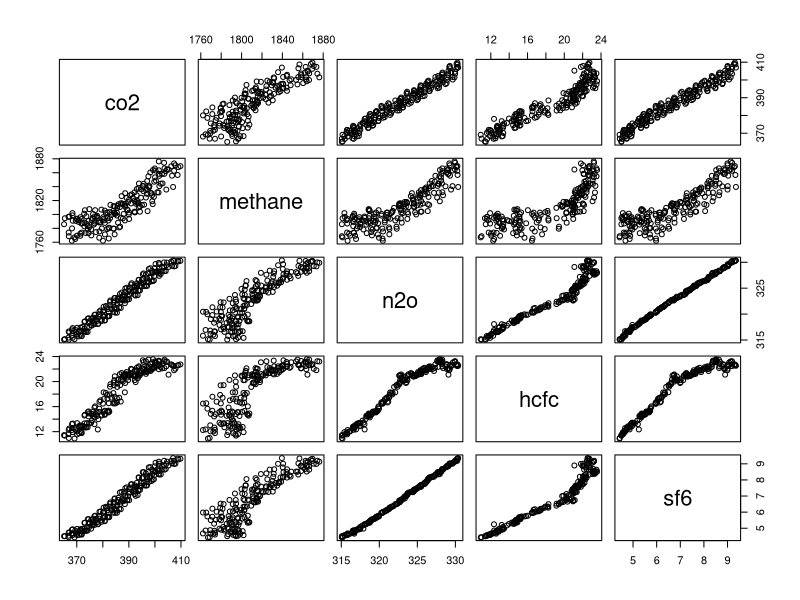

Source code (R):
# Sam Tenney
# Climate 2

# From climate.R
# NASA temperature data
temp_full <- read.table(text = '
Year   Jan  Feb  Mar  Apr  May  Jun  Jul  Aug  Sep  Oct  Nov  Dec    J-D D-N    DJF  MAM  JJA  SON  Year
1969   -10  -14    1   18   19    5   -2    3    9   13   13   28      7   3    -12   13    2   11  1969
1970     9   22    8    9   -4   -2   -2   -9   11    6    2  -12      3   7     20    4   -4    6  1970
1971    -2  -19  -17   -8   -5  -19  -11   -3   -4   -6   -5   -9     -9  -9    -11  -10  -11   -5  1971
1972   -24  -16    2    0   -4    6    1   17    2    9    4   19      1  -1    -16    0    8    5  1972
1973    29   31   27   26   25   18   10    3   10   14    6   -6     16  18     26   26   10   10  1973
1974   -15  -29   -6  -12   -2   -6   -5   11  -11   -8   -7   -9     -8  -8    -16   -7    0   -9  1974
1975     7    6   13    5   16    0   -1  -19   -3   -9  -16  -17     -2  -1      1   11   -7   -9  1975
1976    -1   -6  -21   -8  -24  -16  -10  -15   -9  -26   -4   10    -11 -13     -8  -18  -13  -13  1976
1977    19   22   25   28   30   24   20   16    0    2   17    3     17  18     17   27   20    7  1977
1978     6   14   21   15    6   -2    3  -17    6    0   16   10      6   6      8   14   -5    7  1978
1979    12  -10   18   13    5   13    2   14   25   24   28   47     16  13      4   12   10   26  1979
1980    30   42   30   33   36   17   28   23   19   18   29   19     27  29     40   33   23   22  1980
1981    55   41   49   31   24   32   34   32   17   14   24   43     33  31     38   35   33   18  1981
1982    10   15   -1   10   16    5   13    7   14   13   15   43     13  13     23    8    8   14  1982
1983    52   40   42   31   36   20   17   33   39   16   32   17     31  33     45   36   23   29  1983
1984    30   17   29    8   33    5   17   16   21   16    6   -5     16  18     21   23   13   14  1984
1985    22   -7   17   11   17   17   -1   14   15   11    8   15     12  10      3   15   10   11  1985
1986    28   39   27   24   24   11   11   12    0   13   11   16     18  18     27   25   11    8  1986
1987    36   45   16   22   25   37   45   28   39   32   25   48     33  31     33   21   37   32  1987
1988    57   43   51   45   44   43   34   47   41   40   12   33     41  42     49   47   41   31  1988
1989    15   35   37   33   17   15   33   37   37   32   20   38     29  29     28   29   28   30  1989
1990    40   41   76   55   46   38   43   30   29   41   45   41     44  44     40   59   37   38  1990
1991    40   49   35   52   37   53   47   39   48   30   31   32     41  42     43   41   46   36  1991
1992    44   41   47   23   32   25   11    7   -1    9    3   21     22  23     39   34   14    4  1992
1993    37   38   36   26   27   25   28   13   10   22    6   16     24  24     32   30   22   13  1993
1994    27    2   26   40   28   42   30   21   29   41   46   36     31  29     15   31   31   39  1994
1995    51   78   45   47   26   41   47   45   32   47   45   28     44  45     55   39   44   41  1995
1996    25   48   32   36   26   25   35   48   25   19   41   40     33  32     34   31   36   28  1996
1997    31   38   53   36   35   53   34   41   53   62   64   59     47  45     36   41   43   60  1997
1998    60   90   63   63   69   77   68   66   42   44   49   56     62  62     69   65   70   45  1998
1999    48   65   34   32   31   37   37   31   41   39   38   43     40  41     56   32   35   39  1999
2000    24   56   57   57   36   41   38   42   40   28   32   29     40  41     41   50   40   33  2000
2001    42   44   56   51   56   54   60   48   54   51   70   56     53  51     38   54   54   58  2001
2002    75   75   90   56   63   55   61   53   62   55   58   44     62  63     69   70   56   58  2002
2003    73   55   57   53   60   47   53   65   64   74   52   73     61  58     57   57   55   64  2003
2004    58   72   64   63   38   43   24   43   50   64   70   51     53  55     68   55   37   61  2004
2005    72   57   69   66   63   66   63   60   74   76   71   65     67  66     60   66   63   74  2005
2006    56   69   62   50   46   64   52   70   61   67   70   73     62  61     63   52   62   66  2006
2007    95   70   69   73   66   58   60   57   59   57   55   46     64  66     79   69   58   57  2007
2008    23   34   72   51   47   45   58   43   62   63   64   53     51  51     34   57   49   63  2008
2009    61   51   51   58   64   64   69   65   67   63   76   65     63  62     55   58   66   69  2009
2010    73   79   91   85   73   62   59   62   59   68   77   46     70  71     72   83   61   68  2010
2011    48   50   62   62   50   57   71   71   54   62   55   53     58  57     48   58   66   57  2011
2012    44   47   55   67   74   62   53   61   72   74   73   52     61  61     48   66   59   73  2012
2013    66   55   65   53   57   65   57   66   77   67   78   65     64  63     57   58   63   74  2013
2014    73   51   76   76   85   66   55   81   88   81   66   78     73  72     63   79   67   78  2014
2015    81   86   90   74   75   79   71   78   81  107  102  110     86  83     82   80   76   97  2015
2016   115  134  130  107   91   77   82  100   87   89   90   83     99 101    119  109   86   89  2016
2017    97  112  112   92   88   69   82   86   75   87   85   88     89  89     97   97   79   82  2017
                        ', header = TRUE, sep = "")

# Make each row a month
temp_full <- temp_full[, 1:13] # Filters out columns so dataset just has Year and the months
dim(temp_full)
newtemp <- data.frame(temp=matrix(t(temp_full[2:13]), ncol = 1))
newtemp$month <- rep(1:12, 49)
newtemp$year <- rep(1969:2017, each=12)

# CO2 data found at: ftp://aftp.cmdl.noaa.gov/data/trace_gases/co2/flask/surface/co2_mlo_surface-flask_1_ccgg_month.txt
co2_full <- read.table(text = '
site year month co2
MLO 1969  8   322.51
MLO 1969  9   321.36
MLO 1969 10   320.74
MLO 1969 11   321.98
MLO 1969 12   323.78
MLO 1970  1   325.13
MLO 1970  2   325.54
MLO 1970  3   325.67
MLO 1970  4   326.58
MLO 1970  5   327.68
MLO 1970  6   327.30
MLO 1970  7   326.13
MLO 1970  8   324.91
MLO 1970  9   322.98
MLO 1970 10   322.65
MLO 1970 11   324.04
MLO 1970 12   325.54
MLO 1976  7   332.30
MLO 1976  8   331.04
MLO 1976  9   329.67
MLO 1976 10   329.33
MLO 1976 11   330.47
MLO 1976 12   331.97
MLO 1977  1   332.77
MLO 1977  2   333.10
MLO 1977  3   334.08
MLO 1977  4   335.78
MLO 1977  5   336.49
MLO 1977  6   335.96
MLO 1977  7   334.64
MLO 1977  8   332.31
MLO 1977  9   330.66
MLO 1977 10   330.55
MLO 1977 11   331.72
MLO 1977 12   333.74
MLO 1978  1   335.17
MLO 1978  2   335.78
MLO 1978  3   336.69
MLO 1978  4   337.76
MLO 1978  5   338.01
MLO 1978  6   337.57
MLO 1978  7   336.17
MLO 1978  8   333.89
MLO 1978  9   332.18
MLO 1978 10   332.20
MLO 1978 11   333.24
MLO 1978 12   334.64
MLO 1979  1   336.11
MLO 1979  2   337.20
MLO 1979  3   338.50
MLO 1979  4   339.00
MLO 1979  5   338.93
MLO 1979  6   338.97
MLO 1979  7   337.78
MLO 1979  8   335.57
MLO 1979  9   333.95
MLO 1979 10   334.41
MLO 1979 11   335.66
MLO 1979 12   336.81
MLO 1980  1   338.88
MLO 1980  2   340.17
MLO 1980  3   341.33
MLO 1980  4   342.82
MLO 1980  5   342.90
MLO 1980  6   341.74
MLO 1980  7   339.16
MLO 1980  8   337.04
MLO 1980  9   336.60
MLO 1980 10   336.60
MLO 1980 11   337.55
MLO 1980 12   339.18
MLO 1981  1   340.41
MLO 1981  2   341.39
MLO 1981  3   342.33
MLO 1981  4   343.35
MLO 1981  5   343.56
MLO 1981  6   342.34
MLO 1981  7   340.40
MLO 1981  8   338.67
MLO 1981  9   337.37
MLO 1981 10   337.53
MLO 1981 11   338.88
MLO 1981 12   340.21
MLO 1982  1   341.10
MLO 1982  2   341.99
MLO 1982  3   343.03
MLO 1982  4   343.82
MLO 1982  5   343.76
MLO 1982  6   342.87
MLO 1982  7   341.47
MLO 1982  8   339.26
MLO 1982  9   337.32
MLO 1982 10   337.64
MLO 1982 11   339.04
MLO 1982 12   340.65
MLO 1983  1   341.96
MLO 1983  2   342.37
MLO 1983  3   343.11
MLO 1983  4   345.12
MLO 1983  5   346.09
MLO 1983  6   345.30
MLO 1983  7   343.53
MLO 1983  8   341.20
MLO 1983  9   339.77
MLO 1983 10   339.98
MLO 1983 11   341.14
MLO 1983 12   342.73
MLO 1984  1   343.94
MLO 1984  2   344.59
MLO 1984  3   345.52
MLO 1984  4   346.81
MLO 1984  5   347.38
MLO 1984  6   346.62
MLO 1984  7   345.10
MLO 1984  8   342.86
MLO 1984  9   341.29
MLO 1984 10   341.70
MLO 1984 11   343.01
MLO 1984 12   343.91
MLO 1985  1   344.60
MLO 1985  2   345.65
MLO 1985  3   346.86
MLO 1985  4   347.80
MLO 1985  5   348.57
MLO 1985  6   348.19
MLO 1985  7   346.22
MLO 1985  8   343.94
MLO 1985  9   342.83
MLO 1985 10   342.87
MLO 1985 11   344.05
MLO 1985 12   345.31
MLO 1986  1   346.10
MLO 1986  2   346.62
MLO 1986  3   347.69
MLO 1986  4   349.29
MLO 1986  5   349.94
MLO 1986  6   349.06
MLO 1986  7   347.06
MLO 1986  8   345.26
MLO 1986  9   344.05
MLO 1986 10   343.81
MLO 1986 11   345.37
MLO 1986 12   346.84
MLO 1987  1   347.51
MLO 1987  2   348.25
MLO 1987  3   349.26
MLO 1987  4   350.75
MLO 1987  5   351.77
MLO 1987  6   351.40
MLO 1987  7   349.62
MLO 1987  8   347.48
MLO 1987  9   346.45
MLO 1987 10   346.81
MLO 1987 11   348.11
MLO 1987 12   349.42
MLO 1988  1   350.28
MLO 1988  2   351.35
MLO 1988  3   352.52
MLO 1988  4   353.72
MLO 1988  5   354.35
MLO 1988  6   353.83
MLO 1988  7   352.34
MLO 1988  8   350.12
MLO 1988  9   348.77
MLO 1988 10   349.12
MLO 1988 11   350.14
MLO 1988 12   351.61
MLO 1989  1   352.74
MLO 1989  2   353.14
MLO 1989  3   353.96
MLO 1989  4   355.54
MLO 1989  5   356.16
MLO 1989  6   355.45
MLO 1989  7   354.00
MLO 1989  8   351.38
MLO 1989  9   349.51
MLO 1989 10   349.90
MLO 1989 11   351.53
MLO 1989 12   352.88
MLO 1990  1   354.02
MLO 1990  2   355.11
MLO 1990  3   355.90
MLO 1990  4   356.71
MLO 1990  5   357.17
MLO 1990  6   356.32
MLO 1990  7   354.53
MLO 1990  8   352.44
MLO 1990  9   351.21
MLO 1990 10   351.52
MLO 1990 11   353.10
MLO 1990 12   354.66
MLO 1991  1   355.24
MLO 1991  2   356.10
MLO 1991  3   357.54
MLO 1991  4   358.68
MLO 1991  5   359.34
MLO 1991  6   358.27
MLO 1991  7   355.86
MLO 1991  8   353.82
MLO 1991  9   352.42
MLO 1991 10   352.53
MLO 1991 11   354.00
MLO 1991 12   355.44
MLO 1992  1   356.64
MLO 1992  2   357.29
MLO 1992  3   358.12
MLO 1992  4   359.17
MLO 1992  5   359.94
MLO 1992  6   359.48
MLO 1992  7   357.17
MLO 1992  8   355.02
MLO 1992  9   353.69
MLO 1992 10   353.56
MLO 1992 11   354.63
MLO 1992 12   355.97
MLO 1993  1   356.81
MLO 1993  2   357.39
MLO 1993  3   358.25
MLO 1993  4   359.56
MLO 1993  5   360.47
MLO 1993  6   359.69
MLO 1993  7   357.74
MLO 1993  8   355.54
MLO 1993  9   353.84
MLO 1993 10   354.20
MLO 1993 11   355.41
MLO 1993 12   356.90
MLO 1994  1   358.28
MLO 1994  2   358.86
MLO 1994  3   359.68
MLO 1994  4   361.04
MLO 1994  5   361.73
MLO 1994  6   360.83
MLO 1994  7   358.93
MLO 1994  8   356.94
MLO 1994  9   355.33
MLO 1994 10   355.55
MLO 1994 11   357.49
MLO 1994 12   359.57
MLO 1995  1   360.24
MLO 1995  2   360.62
MLO 1995  3   361.82
MLO 1995  4   362.93
MLO 1995  5   363.63
MLO 1995  6   363.27
MLO 1995  7   361.36
MLO 1995  8   359.17
MLO 1995  9   358.04
MLO 1995 10   358.09
MLO 1995 11   359.44
MLO 1995 12   361.01
MLO 1996  1   362.10
MLO 1996  2   363.20
MLO 1996  3   364.18
MLO 1996  4   364.81
MLO 1996  5   365.35
MLO 1996  6   365.13
MLO 1996  7   363.51
MLO 1996  8   361.13
MLO 1996  9   359.30
MLO 1996 10   359.38
MLO 1996 11   360.92
MLO 1996 12   362.02
MLO 1997  1   363.07
MLO 1997  2   363.89
MLO 1997  3   364.91
MLO 1997  4   366.56
MLO 1997  5   366.67
MLO 1997  6   365.49
MLO 1997  7   364.09
MLO 1997  8   362.16
MLO 1997  9   360.50
MLO 1997 10   360.71
MLO 1997 11   362.52
MLO 1997 12   364.15
MLO 1998  1   365.26
MLO 1998  2   366.04
MLO 1998  3   367.12
MLO 1998  4   368.65
MLO 1998  5   369.39
MLO 1998  6   368.98
MLO 1998  7   367.74
MLO 1998  8   365.74
MLO 1998  9   364.13
MLO 1998 10   364.14
MLO 1998 11   365.60
MLO 1998 12   367.52
MLO 1999  1   368.36
MLO 1999  2   368.63
MLO 1999  3   369.76
MLO 1999  4   370.89
MLO 1999  5   370.89
MLO 1999  6   370.42
MLO 1999  7   369.14
MLO 1999  8   366.95
MLO 1999  9   365.12
MLO 1999 10   365.43
MLO 1999 11   366.82
MLO 1999 12   368.36
MLO 2000  1   369.62
MLO 2000  2   370.13
MLO 2000  3   370.85
MLO 2000  4   371.81
MLO 2000  5   371.90
MLO 2000  6   371.38
MLO 2000  7   370.07
MLO 2000  8   368.11
MLO 2000  9   366.89
MLO 2000 10   367.14
MLO 2000 11   368.37
MLO 2000 12   369.61
MLO 2001  1   370.73
MLO 2001  2   371.82
MLO 2001  3   372.84
MLO 2001  4   373.69
MLO 2001  5   374.18
MLO 2001  6   373.36
MLO 2001  7   371.35
MLO 2001  8   369.41
MLO 2001  9   368.18
MLO 2001 10   368.45
MLO 2001 11   370.13
MLO 2001 12   371.43
MLO 2002  1   372.18
MLO 2002  2   372.94
MLO 2002  3   373.92
MLO 2002  4   374.80
MLO 2002  5   375.52
MLO 2002  6   375.55
MLO 2002  7   373.86
MLO 2002  8   371.19
MLO 2002  9   369.72
MLO 2002 10   370.45
MLO 2002 11   372.40
MLO 2002 12   373.65
MLO 2003  1   374.63
MLO 2003  2   375.77
MLO 2003  3   376.81
MLO 2003  4   378.08
MLO 2003  5   378.88
MLO 2003  6   378.26
MLO 2003  7   376.52
MLO 2003  8   374.53
MLO 2003  9   372.95
MLO 2003 10   373.13
MLO 2003 11   374.84
MLO 2003 12   376.03
MLO 2004  1   376.85
MLO 2004  2   377.81
MLO 2004  3   379.46
MLO 2004  4   380.74
MLO 2004  5   380.78
MLO 2004  6   379.62
MLO 2004  7   377.37
MLO 2004  8   375.56
MLO 2004  9   374.23
MLO 2004 10   374.54
MLO 2004 11   376.25
MLO 2004 12   377.61
MLO 2005  1   378.58
MLO 2005  2   380.19
MLO 2005  3   381.75
MLO 2005  4   382.15
MLO 2005  5   382.49
MLO 2005  6   382.25
MLO 2005  7   380.80
MLO 2005  8   378.63
MLO 2005  9   376.79
MLO 2005 10   377.05
MLO 2005 11   378.65
MLO 2005 12   380.10
MLO 2006  1   381.22
MLO 2006  2   381.92
MLO 2006  3   382.84
MLO 2006  4   384.73
MLO 2006  5   385.42
MLO 2006  6   384.06
MLO 2006  7   382.29
MLO 2006  8   380.06
MLO 2006  9   378.71
MLO 2006 10   379.11
MLO 2006 11   380.39
MLO 2006 12   381.80
MLO 2007  1   383.26
MLO 2007  2   384.42
MLO 2007  3   385.40
MLO 2007  4   386.49
MLO 2007  5   386.89
MLO 2007  6   386.31
MLO 2007  7   384.54
MLO 2007  8   381.65
MLO 2007  9   380.31
MLO 2007 10   381.16
MLO 2007 11   382.63
MLO 2007 12   384.06
MLO 2008  1   385.53
MLO 2008  2   385.71
MLO 2008  3   385.57
MLO 2008  4   387.05
MLO 2008  5   388.70
MLO 2008  6   388.46
MLO 2008  7   386.66
MLO 2008  8   384.24
MLO 2008  9   382.77
MLO 2008 10   382.91
MLO 2008 11   384.13
MLO 2008 12   385.66
MLO 2009  1   386.97
MLO 2009  2   387.71
MLO 2009  3   388.41
MLO 2009  4   389.34
MLO 2009  5   390.11
MLO 2009  6   389.52
MLO 2009  7   387.70
MLO 2009  8   385.84
MLO 2009  9   384.44
MLO 2009 10   384.60
MLO 2009 11   386.00
MLO 2009 12   387.51
MLO 2010  1   388.59
MLO 2010  2   389.72
MLO 2010  3   391.07
MLO 2010  4   392.60
MLO 2010  5   393.37
MLO 2010  6   392.25
MLO 2010  7   390.09
MLO 2010  8   388.00
MLO 2010  9   386.55
MLO 2010 10   387.21
MLO 2010 11   388.57
MLO 2010 12   390.06
MLO 2011  1   391.56
MLO 2011  2   392.14
MLO 2011  3   392.64
MLO 2011  4   393.69
MLO 2011  5   394.27
MLO 2011  6   393.80
MLO 2011  7   392.35
MLO 2011  8   389.96
MLO 2011  9   388.61
MLO 2011 10   389.16
MLO 2011 11   390.47
MLO 2011 12   392.17
MLO 2012  1   393.00
MLO 2012  2   393.25
MLO 2012  3   394.66
MLO 2012  4   396.56
MLO 2012  5   396.98
MLO 2012  6   395.85
MLO 2012  7   394.26
MLO 2012  8   392.20
MLO 2012  9   390.84
MLO 2012 10   391.10
MLO 2012 11   393.06
MLO 2012 12   394.64
MLO 2013  1   395.66
MLO 2013  2   396.80
MLO 2013  3   397.74
MLO 2013  4   398.70
MLO 2013  5   399.61
MLO 2013  6   399.15
MLO 2013  7   397.19
MLO 2013  8   395.01
MLO 2013  9   393.73
MLO 2013 10   393.87
MLO 2013 11   395.43
MLO 2013 12   397.02
MLO 2014  1   397.91
MLO 2014  2   398.33
MLO 2014  3   399.75
MLO 2014  4   401.64
MLO 2014  5   402.24
MLO 2014  6   401.39
MLO 2014  7   398.96
MLO 2014  8   396.53
MLO 2014  9   395.34
MLO 2014 10   395.67
MLO 2014 11   397.50
MLO 2014 12   399.26
MLO 2015  1   400.05
MLO 2015  2   400.38
MLO 2015  3   401.58
MLO 2015  4   403.68
MLO 2015  5   404.16
MLO 2015  6   402.92
MLO 2015  7   400.93
MLO 2015  8   398.90
MLO 2015  9   397.65
MLO 2015 10   398.23
MLO 2015 11   399.95
MLO 2015 12   401.52
MLO 2016  1   402.72
MLO 2016  2   403.62
MLO 2016  3   405.23
MLO 2016  4   407.35
MLO 2016  5   407.87
MLO 2016  6   406.57
MLO 2016  7   404.37
MLO 2016  8   401.69
MLO 2016  9   400.23
MLO 2016 10   401.48
MLO 2016 11   403.52
MLO 2016 12   404.66
MLO 2017  1   405.54
MLO 2017  2   406.27
MLO 2017  3   407.35
MLO 2017  4   409.01
MLO 2017  5   409.79
MLO 2017  6   408.72
MLO 2017  7   406.97
MLO 2017  8   404.87
MLO 2017  9   403.11
MLO 2017 10   403.44
MLO 2017 11   405.24
MLO 2017 12   406.69
', header = TRUE, sep = "")

# CH4 data found at: ftp://aftp.cmdl.noaa.gov/data/trace_gases/ch4/flask/surface/ch4_mlo_surface-flask_1_ccgg_month.txt 
ch4_full <- read.table(text = '
site year month methane
MLO 1983  5  1639.29
MLO 1983  6  1633.53
MLO 1983  7  1633.18
MLO 1983  8  1631.39
MLO 1983  9  1648.42
MLO 1983 10  1663.75
MLO 1983 11  1658.24
MLO 1983 12  1654.32
MLO 1984  1  1658.97
MLO 1984  2  1656.49
MLO 1984  3  1655.74
MLO 1984  4  1657.69
MLO 1984  5  1649.37
MLO 1984  6  1633.95
MLO 1984  7  1629.70
MLO 1984  8  1643.76
MLO 1984  9  1663.30
MLO 1984 10  1673.72
MLO 1984 11  1676.11
MLO 1984 12  1671.21
MLO 1985  1  1662.44
MLO 1985  2  1665.25
MLO 1985  3  1677.35
MLO 1985  4  1674.25
MLO 1985  5  1665.98
MLO 1985  6  1658.63
MLO 1985  7  1653.47
MLO 1985  8  1653.74
MLO 1985  9  1667.62
MLO 1985 10  1680.79
MLO 1985 11  1679.96
MLO 1985 12  1677.27
MLO 1986  1  1675.09
MLO 1986  2  1666.12
MLO 1986  3  1672.10
MLO 1986  4  1687.75
MLO 1986  5  1685.35
MLO 1986  6  1684.31
MLO 1986  7  1681.99
MLO 1986  8  1669.88
MLO 1986  9  1679.74
MLO 1986 10  1690.42
MLO 1986 11  1691.77
MLO 1986 12  1697.36
MLO 1987  1  1692.00
MLO 1987  2  1689.70
MLO 1987  3  1694.39
MLO 1987  4  1695.56
MLO 1987  5  1694.22
MLO 1987  6  1687.17
MLO 1987  7  1680.58
MLO 1987  8  1678.22
MLO 1987  9  1681.05
MLO 1987 10  1700.84
MLO 1987 11  1715.97
MLO 1987 12  1707.55
MLO 1988  1  1697.68
MLO 1988  2  1700.59
MLO 1988  3  1705.46
MLO 1988  4  1707.57
MLO 1988  5  1705.16
MLO 1988  6  1698.45
MLO 1988  7  1687.23
MLO 1988  8  1691.21
MLO 1988  9  1700.77
MLO 1988 10  1708.26
MLO 1988 11  1719.28
MLO 1988 12  1725.75
MLO 1989  1  1720.86
MLO 1989  2  1712.66
MLO 1989  3  1715.04
MLO 1989  4  1723.46
MLO 1989  5  1724.39
MLO 1989  6  1713.18
MLO 1989  7  1699.85
MLO 1989  8  1706.65
MLO 1989  9  1720.84
MLO 1989 10  1721.99
MLO 1989 11  1726.21
MLO 1989 12  1730.71
MLO 1990  1  1727.94
MLO 1990  2  1728.50
MLO 1990  3  1733.85
MLO 1990  4  1737.54
MLO 1990  5  1734.60
MLO 1990  6  1722.31
MLO 1990  7  1712.69
MLO 1990  8  1718.03
MLO 1990  9  1733.90
MLO 1990 10  1736.92
MLO 1990 11  1741.50
MLO 1990 12  1749.65
MLO 1991  1  1734.87
MLO 1991  2  1731.05
MLO 1991  3  1746.56
MLO 1991  4  1749.59
MLO 1991  5  1747.37
MLO 1991  6  1740.02
MLO 1991  7  1730.92
MLO 1991  8  1722.05
MLO 1991  9  1734.64
MLO 1991 10  1751.77
MLO 1991 11  1750.34
MLO 1991 12  1752.44
MLO 1992  1  1755.62
MLO 1992  2  1750.09
MLO 1992  3  1752.42
MLO 1992  4  1753.28
MLO 1992  5  1744.61
MLO 1992  6  1743.34
MLO 1992  7  1736.27
MLO 1992  8  1725.77
MLO 1992  9  1729.87
MLO 1992 10  1740.78
MLO 1992 11  1755.36
MLO 1992 12  1758.39
MLO 1993  1  1747.88
MLO 1993  2  1745.72
MLO 1993  3  1747.98
MLO 1993  4  1746.75
MLO 1993  5  1749.63
MLO 1993  6  1745.59
MLO 1993  7  1731.91
MLO 1993  8  1732.03
MLO 1993  9  1744.56
MLO 1993 10  1760.24
MLO 1993 11  1768.07
MLO 1993 12  1763.57
MLO 1994  1  1759.89
MLO 1994  2  1752.13
MLO 1994  3  1754.67
MLO 1994  4  1763.81
MLO 1994  5  1755.18
MLO 1994  6  1746.67
MLO 1994  7  1737.41
MLO 1994  8  1734.01
MLO 1994  9  1757.23
MLO 1994 10  1778.62
MLO 1994 11  1781.17
MLO 1994 12  1779.36
MLO 1995  1  1764.55
MLO 1995  2  1757.13
MLO 1995  3  1764.84
MLO 1995  4  1762.94
MLO 1995  5  1762.23
MLO 1995  6  1759.23
MLO 1995  7  1749.36
MLO 1995  8  1751.19
MLO 1995  9  1761.52
MLO 1995 10  1768.91
MLO 1995 11  1768.34
MLO 1995 12  1772.99
MLO 1996  1  1771.36
MLO 1996  2  1770.49
MLO 1996  3  1769.90
MLO 1996  4  1759.10
MLO 1996  5  1755.07
MLO 1996  6  1753.80
MLO 1996  7  1747.17
MLO 1996  8  1745.62
MLO 1996  9  1767.21
MLO 1996 10  1774.69
MLO 1996 11  1769.97
MLO 1996 12  1773.10
MLO 1997  1  1769.96
MLO 1997  2  1768.70
MLO 1997  3  1775.64
MLO 1997  4  1780.64
MLO 1997  5  1776.65
MLO 1997  6  1768.26
MLO 1997  7  1751.52
MLO 1997  8  1750.35
MLO 1997  9  1775.73
MLO 1997 10  1784.89
MLO 1997 11  1784.08
MLO 1997 12  1783.28
MLO 1998  1  1772.27
MLO 1998  2  1766.15
MLO 1998  3  1774.64
MLO 1998  4  1780.41
MLO 1998  5  1781.22
MLO 1998  6  1779.11
MLO 1998  7  1762.52
MLO 1998  8  1757.24
MLO 1998  9  1771.18
MLO 1998 10  1787.42
MLO 1998 11  1798.40
MLO 1998 12  1803.06
MLO 1999  1  1796.37
MLO 1999  2  1784.78
MLO 1999  3  1788.17
MLO 1999  4  1788.41
MLO 1999  5  1773.27
MLO 1999  6  1771.20
MLO 1999  7  1766.99
MLO 1999  8  1768.67
MLO 1999  9  1785.90
MLO 1999 10  1794.49
MLO 1999 11  1796.53
MLO 1999 12  1801.91
MLO 2000  1  1802.08
MLO 2000  2  1793.86
MLO 2000  3  1791.93
MLO 2000  4  1786.87
MLO 2000  5  1773.91
MLO 2000  6  1772.34
MLO 2000  7  1769.45
MLO 2000  8  1762.09
MLO 2000  9  1773.90
MLO 2000 10  1796.97
MLO 2000 11  1798.70
MLO 2000 12  1790.78
MLO 2001  1  1789.20
MLO 2001  2  1793.36
MLO 2001  3  1801.04
MLO 2001  4  1797.35
MLO 2001  5  1783.18
MLO 2001  6  1773.35
MLO 2001  7  1769.24
MLO 2001  8  1764.69
MLO 2001  9  1779.91
MLO 2001 10  1790.89
MLO 2001 11  1793.05
MLO 2001 12  1796.07
MLO 2002  1  1787.41
MLO 2002  2  1782.89
MLO 2002  3  1786.13
MLO 2002  4  1781.94
MLO 2002  5  1778.35
MLO 2002  6  1774.58
MLO 2002  7  1766.39
MLO 2002  8  1766.11
MLO 2002  9  1780.44
MLO 2002 10  1795.44
MLO 2002 11  1801.16
MLO 2002 12  1792.64
MLO 2003  1  1785.93
MLO 2003  2  1791.78
MLO 2003  3  1796.91
MLO 2003  4  1794.96
MLO 2003  5  1786.92
MLO 2003  6  1790.57
MLO 2003  7  1785.31
MLO 2003  8  1773.06
MLO 2003  9  1788.24
MLO 2003 10  1806.05
MLO 2003 11  1807.63
MLO 2003 12  1794.55
MLO 2004  1  1789.80
MLO 2004  2  1797.93
MLO 2004  3  1806.92
MLO 2004  4  1805.51
MLO 2004  5  1787.77
MLO 2004  6  1779.82
MLO 2004  7  1774.58
MLO 2004  8  1769.81
MLO 2004  9  1778.21
MLO 2004 10  1790.72
MLO 2004 11  1800.51
MLO 2004 12  1796.71
MLO 2005  1  1788.48
MLO 2005  2  1796.11
MLO 2005  3  1802.80
MLO 2005  4  1791.28
MLO 2005  5  1780.89
MLO 2005  6  1780.05
MLO 2005  7  1771.30
MLO 2005  8  1766.47
MLO 2005  9  1787.26
MLO 2005 10  1806.12
MLO 2005 11  1803.13
MLO 2005 12  1798.35
MLO 2006  1  1794.46
MLO 2006  2  1785.87
MLO 2006  3  1786.20
MLO 2006  4  1800.62
MLO 2006  5  1798.36
MLO 2006  6  1779.65
MLO 2006  7  1765.35
MLO 2006  8  1762.15
MLO 2006  9  1775.52
MLO 2006 10  1788.46
MLO 2006 11  1791.46
MLO 2006 12  1794.60
MLO 2007  1  1799.19
MLO 2007  2  1802.63
MLO 2007  3  1802.62
MLO 2007  4  1801.64
MLO 2007  5  1795.26
MLO 2007  6  1781.34
MLO 2007  7  1771.37
MLO 2007  8  1778.96
MLO 2007  9  1793.77
MLO 2007 10  1801.88
MLO 2007 11  1803.34
MLO 2007 12  1805.13
MLO 2008  1  1809.45
MLO 2008  2  1803.01
MLO 2008  3  1792.36
MLO 2008  4  1792.10
MLO 2008  5  1796.03
MLO 2008  6  1791.31
MLO 2008  7  1782.39
MLO 2008  8  1779.42
MLO 2008  9  1794.57
MLO 2008 10  1813.66
MLO 2008 11  1811.92
MLO 2008 12  1812.38
MLO 2009  1  1816.15
MLO 2009  2  1814.75
MLO 2009  3  1815.26
MLO 2009  4  1807.05
MLO 2009  5  1802.74
MLO 2009  6  1806.24
MLO 2009  7  1794.24
MLO 2009  8  1788.10
MLO 2009  9  1801.86
MLO 2009 10  1811.50
MLO 2009 11  1814.69
MLO 2009 12  1815.54
MLO 2010  1  1810.91
MLO 2010  2  1817.90
MLO 2010  3  1821.23
MLO 2010  4  1818.00
MLO 2010  5  1816.53
MLO 2010  6  1803.08
MLO 2010  7  1793.49
MLO 2010  8  1800.62
MLO 2010  9  1810.57
MLO 2010 10  1826.33
MLO 2010 11  1830.55
MLO 2010 12  1821.18
MLO 2011  1  1823.70
MLO 2011  2  1819.71
MLO 2011  3  1815.46
MLO 2011  4  1815.99
MLO 2011  5  1811.55
MLO 2011  6  1810.25
MLO 2011  7  1803.07
MLO 2011  8  1799.92
MLO 2011  9  1813.08
MLO 2011 10  1823.81
MLO 2011 11  1827.45
MLO 2011 12  1831.80
MLO 2012  1  1827.56
MLO 2012  2  1819.26
MLO 2012  3  1824.05
MLO 2012  4  1834.89
MLO 2012  5  1829.58
MLO 2012  6  1814.01
MLO 2012  7  1803.90
MLO 2012  8  1804.00
MLO 2012  9  1815.79
MLO 2012 10  1828.91
MLO 2012 11  1836.47
MLO 2012 12  1836.24
MLO 2013  1  1833.34
MLO 2013  2  1836.95
MLO 2013  3  1838.78
MLO 2013  4  1830.34
MLO 2013  5  1825.23
MLO 2013  6  1814.80
MLO 2013  7  1804.78
MLO 2013  8  1813.65
MLO 2013  9  1838.15
MLO 2013 10  1844.51
MLO 2013 11  1840.43
MLO 2013 12  1848.08
MLO 2014  1  1840.72
MLO 2014  2  1831.04
MLO 2014  3  1847.04
MLO 2014  4  1855.55
MLO 2014  5  1844.21
MLO 2014  6  1831.50
MLO 2014  7  1818.95
MLO 2014  8  1824.30
MLO 2014  9  1841.04
MLO 2014 10  1844.03
MLO 2014 11  1854.78
MLO 2014 12  1863.88
MLO 2015  1  1853.42
MLO 2015  2  1848.70
MLO 2015  3  1858.36
MLO 2015  4  1866.28
MLO 2015  5  1862.21
MLO 2015  6  1844.58
MLO 2015  7  1831.97
MLO 2015  8  1827.56
MLO 2015  9  1840.38
MLO 2015 10  1860.36
MLO 2015 11  1866.16
MLO 2015 12  1863.48
MLO 2016  1  1858.25
MLO 2016  2  1858.35
MLO 2016  3  1864.57
MLO 2016  4  1873.35
MLO 2016  5  1870.74
MLO 2016  6  1855.72
MLO 2016  7  1835.74
MLO 2016  8  1840.71
MLO 2016  9  1863.16
MLO 2016 10  1876.20
MLO 2016 11  1874.30
MLO 2016 12  1864.87
MLO 2017  1  1870.49
MLO 2017  2  1869.30
MLO 2017  3  1862.79
MLO 2017  4  1867.97
MLO 2017  5  1869.48
MLO 2017  6  1856.73
MLO 2017  7  1839.51
MLO 2017  8  1839.46
MLO 2017  9  1862.77
MLO 2017 10  1882.64
MLO 2017 11  1885.28
MLO 2017 12  1879.49'
, header = TRUE, sep = "")

# Merge the datasets and clean up
climate <- merge(merge(newtemp,co2_full, by = c("year", "month"), all.x=TRUE), ch4_full, by=c("year", "month"), all.x=TRUE)
climate <- subset(climate, !is.na(site.x) & !is.na(site.y))
climate <- climate[, c("year", "month", "temp", "co2", "methane")]

# Add columns to climate
# Monthly Atmospheric N2O Concentration in ppb (1999-present)
n2o <- read.table(header = TRUE, text="
year month n2o sd n
1999       7    315.16      0.33    546
1999       8    315.07      0.29    643
1999       9    315.08      0.27    473
1999      10    315.17      0.26    615
1999      11    315.46      0.28    569
1999      12    315.41      0.41    380
2000       1    315.55      0.41    542
2000       2    315.78      0.42    591
2000       3    315.70      0.39    728
2000       4    315.79      0.41    676
2000       5    315.76      0.40    636
2000       6    316.03      0.38    529
2000       7    316.17      0.37    558
2000       8    315.83      0.36    161
2000       9    316.64      0.30    211
2000      10    316.48      0.31    677
2000      11    316.71      0.60    138
2000      12    316.53      0.64    632
2001       1    316.62      0.70    430
2001       2    316.71      0.73    648
2001       3    316.69      0.81    728
2001       4    316.53      0.68    691
2001       5    316.57      0.57    739
2001       6    316.66      0.85    346
2001       7    316.82      0.58    635
2001       8    316.94      0.63    724
2001       9    317.05      0.62    708
2001      10    317.30      0.82    668
2001      11    317.36      0.74    621
2001      12    317.39      0.73    630
2002       1    317.51      0.68    669
2002       2    317.17      0.75    654
2002       3    317.50      0.90    646
2002       4    317.48      0.93    674
2002       5    317.91      0.81    282
2002       6     nan        nan       0
2002       7     nan        nan       0
2002       8     nan        nan       0
2002       9    317.49      0.46    141
2002      10    317.71      0.32    668
2002      11    317.82      0.31    670
2002      12    317.77      0.26    691
2003       1    317.90      0.25    659
2003       2    317.79      0.23    634
2003       3    318.05      0.25    735
2003       4    318.07      0.24    674
2003       5    318.17      0.23    716
2003       6    318.18      0.25    673
2003       7    318.29      0.27    684
2003       8    318.34      0.31    675
2003       9    318.51      0.30    650
2003      10    318.60      0.31    676
2003      11    318.61      0.24    693
2003      12    318.64      0.24    716
2004       1    318.76      0.24    723
2004       2    318.69      0.28    643
2004       3    318.66      0.23    660
2004       4    318.75      0.24    706
2004       5    318.85      0.25    695
2004       6    318.91      0.24    676
2004       7    318.94      0.25    625
2004       8    319.03      0.34    575
2004       9    319.11      0.31    626
2004      10    319.20      0.26    689
2004      11    319.33      0.26    693
2004      12    319.34      0.26    668
2005       1    319.46      0.26    630
2005       2    319.53      0.21    629
2005       3    319.56      0.26    696
2005       4    319.56      0.24    679
2005       5    319.64      0.22    696
2005       6    319.66      0.23    644
2005       7    319.81      0.21    674
2005       8    319.96      0.31    686
2005       9    319.84      0.31    666
2005      10    319.91      0.45    718
2005      11    319.92      0.36    692
2005      12    320.16      0.30    564
2006       1    320.19      0.30    692
2006       2    320.16      0.29    591
2006       3    320.08      0.26    712
2006       4    320.29      0.28    690
2006       5    320.27      0.24    681
2006       6    320.41      0.26    649
2006       7    320.42      0.24    244
2006       8    320.46      0.37    124
2006       9    320.49      0.28    514
2006      10    320.71      0.31    607
2006      11    320.73      0.28    670
2006      12    320.95      0.36    670
2007       1    320.96      0.38    686
2007       2    321.07      0.31    641
2007       3    320.98      0.29    699
2007       4    321.24      0.37    667
2007       5    321.18      0.35    691
2007       6    321.28      0.30    679
2007       7    321.32      0.30    684
2007       8    321.33      0.41    581
2007       9    321.42      0.35    663
2007      10    321.56      0.30    671
2007      11    321.70      0.29    585
2007      12    321.76      0.39    643
2008       1    321.94      0.37    422
2008       2    321.89      0.32     71
2008       3    321.89      0.31    708
2008       4    322.05      0.22    698
2008       5    322.02      0.23    710
2008       6    322.10      0.21    674
2008       7    322.25      0.19    724
2008       8    322.29      0.21    724
2008       9    322.39      0.22    695
2008      10    322.63      0.23    708
2008      11    322.63      0.25    685
2008      12    322.66      0.23    697
2009       1    322.75      0.24    544
2009       2    322.68      0.19    667
2009       3    322.61      0.21    704
2009       4    322.75      0.20    711
2009       5    322.88      0.21    724
2009       6    322.90      0.21    699
2009       7    322.84      0.20    727
2009       8    322.95      0.17    739
2009       9    323.07      0.19    715
2009      10    323.12      0.19    738
2009      11    323.21      0.17    691
2009      12    323.36      0.18    734
2010       1    323.49      0.30    653
2010       2    323.35      0.50    308
2010       3     nan        nan       0
2010       4    323.58      0.20    680
2010       5    323.65      0.24    703
2010       6    323.71      0.26    682
2010       7    323.69      0.22    724
2010       8    323.79      0.21    611
2010       9    323.86      0.20    576
2010      10    324.15      0.22    738
2010      11    324.28      0.23    703
2010      12    324.43      0.23    676
2011       1    324.39      0.26    559
2011       2    324.48      0.25    641
2011       3    324.55      0.28    722
2011       4    324.57      0.32    610
2011       5    324.56      0.26    734
2011       6    324.59      0.26    647
2011       7    324.71      0.23    730
2011       8    324.85      0.19    724
2011       9    324.95      0.19    701
2011      10    325.09      0.20    729
2011      11    325.12      0.17    675
2011      12    325.21      0.19    713
2012       1    325.41      0.22    738
2012       2    325.51      0.28    674
2012       3    325.34      0.22    573
2012       4    325.48      0.23    699
2012       5    325.43      0.26    705
2012       6    325.39      0.21    683
2012       7    325.44      0.22    721
2012       8    325.55      0.24    718
2012       9    325.71      0.37    670
2012      10    325.95      0.44    702
2012      11    325.93      0.40    664
2012      12    326.04      0.19    723
2013       1    326.10      0.19    710
2013       2    326.13      0.21    623
2013       3    326.15      0.17    729
2013       4    326.32      0.17    705
2013       5    326.47      0.18    692
2013       6    326.37      0.24    701
2013       7    326.37      0.23    683
2013       8    326.56      0.24    430
2013       9    326.58      0.22    694
2013      10    326.62      0.21    728
2013      11    326.80      0.20    707
2013      12    326.90      0.21    726
2014       1    327.03      0.22    731
2014       2    327.19      0.20    665
2014       3    327.31      0.24    699
2014       4    327.37      0.24    699
2014       5    327.73      0.22    656
2014       6    327.83      0.22    694
2014       7    327.96      0.31    639
2014       8    327.60      0.33    578
2014       9    327.66      0.40    657
2014      10    327.85      0.32    599
2014      11    327.90      0.23    672
2014      12    327.97      0.21    668
2015       1    328.10      0.25    681
2015       2    328.13      0.25    661
2015       3    328.16      0.32    690
2015       4    328.28      0.21    656
2015       5    328.31      0.28    701
2015       6    328.24      0.25    635
2015       7    328.29      0.23    697
2015       8    328.38      0.34    629
2015       9    328.70      0.28    687
2015      10    328.85      0.28    715
2015      11    328.89      0.26    697
2015      12    328.92      0.24    655
2016       1    329.07      0.23    731
2016       2    329.04      0.25    671
2016       3    329.09      0.26    614
2016       4    329.20      0.30    678
2016       5    329.27      0.30    703
2016       6    329.29      0.37    680
2016       7    329.43      0.36    731
2016       8    329.63      0.35    696
2016       9    329.66      0.36    633
2016      10    329.89      0.52    644
2016      11    329.97      0.46    686
2016      12    329.94      0.45    661
2017       1    330.12      0.46    670
2017       2    330.11      0.49    654
2017       3    330.25      0.67    704
2017       4    330.15      0.84    669
2017       5    330.27      0.65    733
2017       6    330.29      0.95    697
2017       7    330.37      0.68    395
2017       8    330.68      0.70    725
2017       9    330.72      0.51    708
2017      10    330.87      0.54    717
2017      11    330.97      0.53    698
2017      12    331.15      0.60    696
2018       1    331.07      0.56    725
2018       2    331.14      0.76    657
2018       3    330.93      0.76    542
2018       4    331.05      0.65    689
2018       5    330.95      0.78    659
2018       6    331.02      0.94    473
2018       7    331.13      0.75    553
2018       8    331.54      0.68    687
2018       9    331.87      0.54    668
2018      10    332.22      0.60    646
2018      11    332.64      0.66    691
2018      12    332.80      0.76    742
2019       1    332.75      0.70    652")

n2o <- n2o[,1:3]

# Monthly Atmospheric Hydrochloroflurocarbon (HCFC) Concentration in ppt (1999-present)
hcfc <- read.table(header = TRUE, text = "
year month hcfc sd n
1999       1     10.84      0.50    637
1999       2     10.84      0.37     70
1999       3     11.15      0.47    516
1999       4     11.80      0.45    154
1999       5     11.68      0.37    590
1999       6     11.69      0.46    529
1999       7     10.90      0.56    621
1999       8     10.99      0.54    423
1999       9     11.45      0.39    306
1999      10     11.36      0.48    573
1999      11     11.60      0.49    572
1999      12     11.92      0.72    408
2000       1     11.86      0.83    591
2000       2     11.56      0.76    616
2000       3     11.74      0.82    741
2000       4     11.92      0.86    691
2000       5     11.77      0.82    668
2000       6     12.03      0.87    570
2000       7     12.05      0.82    590
2000       8     12.26      0.77    163
2000       9     12.30      0.83    319
2000      10     12.51      1.03    696
2000      11     12.57      1.14    345
2000      12     12.60      1.13    645
2001       1     12.85      0.99    453
2001       2     12.73      1.15    656
2001       3     12.75      1.18    736
2001       4     12.75      1.22    707
2001       5     12.70      1.13    737
2001       6     12.65      1.25    349
2001       7     13.01      1.24    114
2001       8     12.36      1.08    165
2001       9     13.21      0.98    321
2001      10     13.30      0.78    739
2001      11     13.36      0.77    416
2001      12     12.87      0.85    144
2002       1     12.95      0.92    115
2002       2     13.32      0.93    392
2002       3     13.37      0.77    732
2002       4     13.32      0.83    697
2002       5     13.44      0.83    703
2002       6     13.66      0.85    709
2002       7     13.37      0.89    683
2002       8     13.88      0.99    176
2002       9     nan        nan       0
2002      10     nan        nan       0
2002      11     nan        nan       0
2002      12     nan        nan       0
2003       1     nan        nan       0
2003       2     13.76      2.77     33
2003       3     13.19      2.16    551
2003       4     12.35      2.84     29
2003       5     nan        nan       0
2003       6     13.98      1.65    120
2003       7     14.54      1.81    248
2003       8     14.43      1.08    513
2003       9     14.58      0.78    636
2003      10     14.70      0.76    241
2003      11     14.90      0.75    523
2003      12     14.80      0.85    733
2004       1     14.28      0.76    732
2004       2     14.50      0.81    677
2004       3     14.56      0.82    675
2004       4     14.82      0.81    704
2004       5     14.69      0.81    689
2004       6     14.70      0.96    655
2004       7     14.78      0.86    651
2004       8     14.84      0.78    602
2004       9     15.13      0.77    623
2004      10     15.23      0.80    713
2004      11     15.16      0.88    715
2004      12     15.09      0.82    685
2005       1     15.16      0.84    663
2005       2     15.12      0.85    634
2005       3     15.30      0.81    708
2005       4     15.07      0.85    551
2005       5     15.19      0.93    489
2005       6     15.36      0.81    185
2005       7     15.34      0.96    450
2005       8     15.67      1.04    391
2005       9     15.85      0.76    442
2005      10     16.04      0.76    393
2005      11     nan        nan       0
2005      12     nan        nan       0
2006       1     nan        nan       0
2006       2     nan        nan       0
2006       3     nan        nan       0
2006       4     16.50      0.82    142
2006       5     16.66      0.86    699
2006       6     16.51      1.00    674
2006       7     16.54      1.00    673
2006       8     16.48      0.95    709
2006       9     16.79      0.89    532
2006      10     17.00      0.88    616
2006      11     17.21      1.05    686
2006      12     17.26      1.16    708
2007       1     17.43      1.86    678
2007       2     16.66      2.66    541
2007       3     17.35      2.51    672
2007       4     17.50      2.18    647
2007       5     16.81      3.22    342
2007       6     17.42      1.88    168
2007       7     17.58      1.79    215
2007       8     17.87      1.94    585
2007       9     18.27      2.20    591
2007      10     18.19      2.66    576
2007      11     17.93      1.25    351
2007      12     18.17      0.52    700
2008       1     19.14      0.63    417
2008       2     nan        nan       0
2008       3     nan        nan       0
2008       4     nan        nan       0
2008       5     nan        nan       0
2008       6     18.28      1.78    639
2008       7     19.43      2.01    672
2008       8     19.40      1.51    689
2008       9     19.17      1.83    660
2008      10     19.57      1.26    417
2008      11     19.85      0.94    461
2008      12     19.71      1.00    655
2009       1     20.34      1.00    706
2009       2     20.95      0.92    668
2009       3     20.96      0.99    663
2009       4     21.01      1.02    710
2009       5     21.14      0.97    717
2009       6     20.65      0.96    702
2009       7     20.00      1.10    725
2009       8     20.26      1.00    663
2009       9     20.22      1.24    719
2009      10     20.84      1.27    731
2009      11     20.30      1.23    705
2009      12     20.26      1.62    713
2010       1     19.77      1.65    715
2010       2     20.23      1.78    659
2010       3     19.84      2.16    686
2010       4     19.91      2.45    558
2010       5     20.52      2.83    358
2010       6     20.23      1.22    672
2010       7     20.98      1.13    723
2010       8     20.87      1.05    635
2010       9     21.18      1.02    561
2010      10     21.36      1.08    722
2010      11     21.27      0.91    702
2010      12     21.04      0.81    685
2011       1     20.99      0.86    583
2011       2     20.82      0.94    663
2011       3     20.99      1.03    717
2011       4     20.80      1.10    704
2011       5     21.04      1.02    657
2011       6     20.99      1.16    595
2011       7     20.92      1.35    730
2011       8     20.93      1.56    740
2011       9     21.08      1.57    623
2011      10     21.52      1.45    733
2011      11     21.36      1.53    706
2011      12     21.14      1.62    729
2012       1     21.81      1.73    727
2012       2     21.20      1.49    622
2012       3     21.33      1.23    549
2012       4     21.23      1.42    705
2012       5     21.69      1.33    715
2012       6     21.54      1.46    669
2012       7     21.45      1.67    684
2012       8     21.72      1.70    685
2012       9     22.03      1.64    649
2012      10     21.95      1.61    578
2012      11     22.20      1.25    713
2012      12     21.75      1.29    728
2013       1     21.83      1.07    654
2013       2     21.51      1.04    651
2013       3     21.78      1.01    706
2013       4     21.91      1.24    707
2013       5     22.31      1.65    713
2013       6     22.04      1.49    697
2013       7     22.12      1.32    679
2013       8     22.15      1.70    518
2013       9     22.29      2.02    644
2013      10     22.44      1.47    519
2013      11     22.01      1.33    663
2013      12     22.35      1.34    712
2014       1     22.03      1.09    730
2014       2     21.69      1.12    603
2014       3     22.19      1.16    698
2014       4     22.76      1.16    705
2014       5     22.35      1.19    657
2014       6     23.34      1.19    676
2014       7     23.08      0.92    712
2014       8     23.24      0.71    612
2014       9     23.39      0.74    709
2014      10     23.12      0.66    629
2014      11     23.51      0.71    696
2014      12     23.57      0.59    669
2015       1     23.21      0.66    720
2015       2     23.08      0.68    666
2015       3     23.30      0.59    726
2015       4     23.50      0.67    703
2015       5     23.17      0.71    709
2015       6     22.84      0.76    660
2015       7     22.43      0.70    729
2015       8     22.16      0.72    678
2015       9     22.41      0.89    695
2015      10     22.79      1.02    731
2015      11     22.67      1.09    719
2015      12     21.97      0.86    609
2016       1     22.10      0.97    717
2016       2     22.15      0.92    677
2016       3     21.10      0.86    585
2016       4     21.81      1.12    680
2016       5     22.05      0.87    721
2016       6     22.64      0.65    711
2016       7     22.44      0.68    731
2016       8     22.63      0.56    694
2016       9     23.03      0.54    679
2016      10     23.20      0.66    731
2016      11     23.25      0.66    715
2016      12     23.18      0.71    142
2017       1     nan        nan       0
2017       2     22.75      0.54    666
2017       3     22.47      0.54    645
2017       4     22.63      0.58    708
2017       5     22.74      0.40    713
2017       6     22.58      0.42    684
2017       7     22.53      0.48    433")

hcfc <- hcfc[,1:3]

# Monthly Atmospheric Sulfur Hexaflouride (SF6) Concentration in ppt (1999-present)
sf6 <- read.table(header = TRUE, text = "
year month sf6 sd n
1999       7     4.430     0.048    556
1999       8     4.438     0.043    586
1999       9     4.506     0.025    481
1999      10     4.506     0.024    629
1999      11     4.537     0.030    324
1999      12     4.571     0.038    311
2000       1     nan        nan       0
2000       2     4.571     0.059    432
2000       3     4.585     0.074    547
2000       4     4.625     0.038    546
2000       5     4.606     0.054    655
2000       6     4.658     0.046    546
2000       7     4.665     0.037    577
2000       8     4.678     0.050    157
2000       9     4.728     0.039    204
2000      10     4.736     0.047    681
2000      11     4.663     0.116     75
2000      12     4.738     0.111    519
2001       1     4.782     0.076    424
2001       2     4.808     0.063    620
2001       3     4.820     0.074    692
2001       4     4.853     0.043    691
2001       5     4.856     0.031    728
2001       6     4.843     0.047    345
2001       7     4.881     0.074    640
2001       8     4.857     0.094    725
2001       9     4.908     0.108    705
2001      10     4.934     0.090    622
2001      11     4.959     0.103    644
2001      12     4.936     0.141    618
2002       1     4.967     0.152    656
2002       2     4.952     0.084    655
2002       3     5.041     0.172    574
2002       4     5.080     0.151    682
2002       5     4.974     0.122    272
2002       6     nan        nan       0
2002       7     nan        nan       0
2002       8     nan        nan       0
2002       9     5.125     0.052    132
2002      10     5.140     0.024    718
2002      11     5.156     0.030    695
2002      12     5.169     0.022    708
2003       1     5.185     0.032    578
2003       2     5.174     0.030     24
2003       3     5.204     0.037    715
2003       4     5.246     0.071    697
2003       5     5.240     0.037    735
2003       6     5.272     0.040    693
2003       7     5.272     0.039    682
2003       8     5.283     0.043    701
2003       9     5.336     0.041    662
2003      10     5.339     0.042    699
2003      11     5.365     0.041    695
2003      12     5.378     0.040    732
2004       1     5.352     0.041    728
2004       2     5.374     0.038    664
2004       3     5.391     0.038    677
2004       4     5.438     0.045    712
2004       5     5.471     0.047    679
2004       6     5.493     0.042    684
2004       7     5.530     0.047    647
2004       8     5.503     0.046    601
2004       9     5.561     0.046    661
2004      10     5.563     0.046    700
2004      11     5.596     0.044    711
2004      12     5.597     0.044    684
2005       1     5.601     0.041    660
2005       2     5.632     0.046    641
2005       3     5.683     0.046    711
2005       4     5.679     0.046    687
2005       5     5.694     0.057    700
2005       6     5.726     0.051    681
2005       7     5.714     0.057    708
2005       8     5.734     0.051    717
2005       9     5.751     0.033    713
2005      10     5.779     0.028    718
2005      11     5.784     0.028    715
2005      12     5.829     0.036    602
2006       1     5.858     0.043    708
2006       2     5.879     0.050    608
2006       3     5.883     0.045    716
2006       4     5.956     0.046    700
2006       5     5.959     0.051    696
2006       6     5.964     0.047    651
2006       7     5.970     0.049    661
2006       8     5.976     0.057    659
2006       9     6.024     0.043    534
2006      10     6.040     0.044    621
2006      11     6.051     0.050    653
2006      12     6.116     0.054    687
2007       1     6.127     0.048    680
2007       2     6.144     0.043    646
2007       3     6.101     0.035    417
2007       4     nan        nan       0
2007       5     6.179     0.038    612
2007       6     6.209     0.037    684
2007       7     6.218     0.041    691
2007       8     6.274     0.045    607
2007       9     6.277     0.041    686
2007      10     6.333     0.039    688
2007      11     6.344     0.038    621
2007      12     6.353     0.043    698
2008       1     6.401     0.053    490
2008       2     6.347     0.024     71
2008       3     6.377     0.025    736
2008       4     6.431     0.028    718
2008       5     6.479     0.026    728
2008       6     6.496     0.028    709
2008       7     6.500     0.027    739
2008       8     6.528     0.029    732
2008       9     6.526     0.023    689
2008      10     6.606     0.028    720
2008      11     6.617     0.029    711
2008      12     6.624     0.028    741
2009       1     6.651     0.029    730
2009       2     6.670     0.024    667
2009       3     6.721     0.034    731
2009       4     6.730     0.040    715
2009       5     6.742     0.043    739
2009       6     6.774     0.046    709
2009       7     6.751     0.042    743
2009       8     6.757     0.045    743
2009       9     6.816     0.042    719
2009      10     6.854     0.043    742
2009      11     6.892     0.042    719
2009      12     6.847     0.040    414
2010       1     6.992     0.073    307
2010       2     6.986     0.055    672
2010       3     7.016     0.058    738
2010       4     7.012     0.050    707
2010       5     7.063     0.053    735
2010       6     7.125     0.045    701
2010       7     7.155     0.044    715
2010       8     7.155     0.044    634
2010       9     7.218     0.047    592
2010      10     7.253     0.046    742
2010      11     7.277     0.048    715
2010      12     7.235     0.037    680
2011       1     7.284     0.031    579
2011       2     7.299     0.029    671
2011       3     7.295     0.054    687
2011       4     7.319     0.065    577
2011       5     7.380     0.028    743
2011       6     7.402     0.031    668
2011       7     7.426     0.034    742
2011       8     7.426     0.034    738
2011       9     7.481     0.033    705
2011      10     7.540     0.032    735
2011      11     7.521     0.034    683
2011      12     7.543     0.026    735
2012       1     7.572     0.028    664
2012       2     7.583     0.058    687
2012       3     7.606     0.033    602
2012       4     7.647     0.026    719
2012       5     7.663     0.023    721
2012       6     7.661     0.020    689
2012       7     7.646     0.022    733
2012       8     7.671     0.022    737
2012       9     7.727     0.020    696
2012      10     7.738     0.020    712
2012      11     7.819     0.023    707
2012      12     7.805     0.021    737
2013       1     7.816     0.021    728
2013       2     7.882     0.025    320
2013       3     7.885     0.024    737
2013       4     7.934     0.025    706
2013       5     8.039     0.025    725
2013       6     8.013     0.028    711
2013       7     8.052     0.030    685
2013       8     8.110     0.026    430
2013       9     8.155     0.023    700
2013      10     8.146     0.020    725
2013      11     8.155     0.023    719
2013      12     8.208     0.022    738
2014       1     8.202     0.022    731
2014       2     8.198     0.021    667
2014       3     8.284     0.020    702
2014       4     8.336     0.021    715
2014       5     8.338     0.021    658
2014       6     8.382     0.023    718
2014       7     8.367     0.025    675
2014       8     8.405     0.022    587
2014       9     8.482     0.022    674
2014      10     8.488     0.020    604
2014      11     8.507     0.016    702
2014      12     8.520     0.017    706
2015       1     8.521     0.018    726
2015       2     8.513     0.018    654
2015       3     8.553     0.021    718
2015       4     8.635     0.016    693
2015       5     8.680     0.022    728
2015       6     8.658     0.021    651
2015       7     8.661     0.019    730
2015       8     8.641     0.022    664
2015       9     8.778     0.022    696
2015      10     8.799     0.020    726
2015      11     8.846     0.021    703
2015      12     8.873     0.025    700
2016       1     8.845     0.025    731
2016       2     8.891     0.028    690
2016       3     8.898     0.030    619
2016       4     8.995     0.027    706
2016       5     9.006     0.029    739
2016       6     9.029     0.032    707
2016       7     9.000     0.035    743
2016       8     9.008     0.033    713
2016       9     9.065     0.054    673
2016      10     9.132     0.068    686
2016      11     9.192     0.048    711
2016      12     9.135     0.045    681
2017       1     9.193     0.052    680
2017       2     9.183     0.048    644
2017       3     9.188     0.049    713
2017       4     9.271     0.052    711
2017       5     9.313     0.048    743
2017       6     9.333     0.050    711
2017       7     9.356     0.048    574
2017       8     9.418     0.041    743
2017       9     9.510     0.039    712
2017      10     9.540     0.045    726
2017      11     9.558     0.044    714
2017      12     9.572     0.038    718
2018       1     9.590     0.043    734
2018       2     9.585     0.043    656
2018       3     9.635     0.047    720
2018       4     9.652     0.061    707
2018       5     9.548     0.217     92
2018       6     9.777     0.189    201
2018       7     9.738     0.082    599
2018       8     9.681     0.067    700
2018       9     9.814     0.091    664
2018      10     9.915     0.095    655
2018      11     9.938     0.081    698
2018      12     9.960     0.080    718
2019       1     9.992     0.086    662")

sf6 <- sf6[,1:3]

# merge additional datasets and clean up
climate <- merge(climate, n2o, by=c("year", "month"), all.x = TRUE)
climate <- subset(climate, !is.na(n2o))
climate <- merge(climate, hcfc, by=c("year", "month"), all.x=TRUE)
climate <- subset(climate, !is.na(hcfc))
climate <- merge(climate, sf6, by = c("year", "month"), all.x = TRUE)
climate <- subset(climate, !is.na(sf6))

# with so many observations removed for missing data, renumber the rows
rownames(climate) <- 1:dim(climate)[1]

str(climate)

# EDA
# Compute the correlation coefficient for 'temp' and each explanatory variable
cor(climate$temp, climate[, 4:8])

# Analysis

# Model: Temp = beta0 + beta1 co2 + beta2 methane + beta3 n2o + beta4 hcfc + beta5 sf6 + epsilon, epsilon~N(0 sigma2)
out_climate <- lm(temp ~ co2 + methane + n2o + hcfc + sf6, data = climate)
summary(out_climate)

# Collinearity - redundancy (high correlation) between explanatory variables (or Multicollinearity)
# To see the collinearity, plot explanatory variables
plot(~ co2 + methane + n2o + hcfc + sf6, data = climate)

# Estimates have the wrong sign (negative or positive) compared to the correlation coefficient sign
# Predictions are okay
# Model is significant, but important variables are not significant.

# What to do when you see the collinearity problem?
# 1a. Designed experiment (STAT 230).
# 1b. Go back to simple model without the new chemical additions because they just complicated the model.
# 2. Fit a subset regression model:
  # Get the right signs (matching estimates with correlation coefficients)
  # Inference - find statistical significance
  # To find the right model, find the chemicals that correlate the least with co2 and methane (look at plots)-- sf6

out_climate1 <- lm(temp ~ co2 + methane + sf6, data = climate)
coef(out_climate1)
# If goal is prediction this model makes sense because all signs make sense.
# For inference, only co2 and sf6 are not significant, so more data is needed
# Instead uses this model:
out_climate2 <- lm(temp ~ co2 + methane, data = climate)
summary(out_climate2)
# Signs all match and both explanatory variables are significant.
